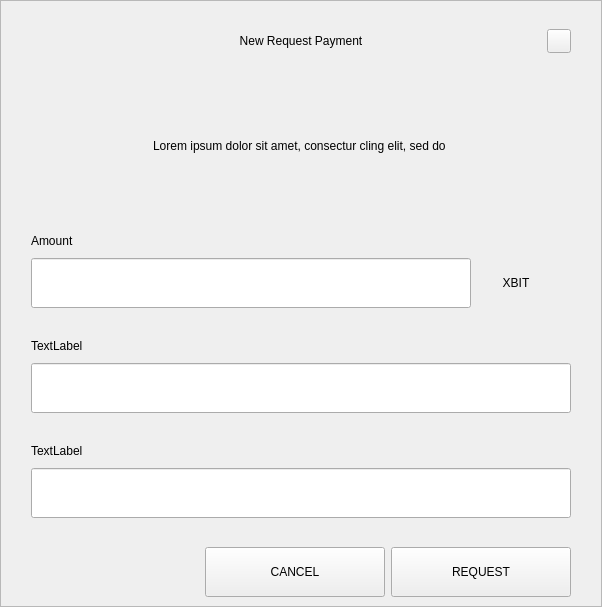
<?xml version="1.0" encoding="UTF-8"?>
<ui version="4.0">
 <class>RequestDialog</class>
 <widget class="QDialog" name="RequestDialog">
  <property name="geometry">
   <rect>
    <x>0</x>
    <y>0</y>
    <width>602</width>
    <height>607</height>
   </rect>
  </property>
  <property name="windowTitle">
   <string>Dialog</string>
  </property>
  <layout class="QVBoxLayout" name="verticalLayout_5">
   <property name="spacing">
    <number>0</number>
   </property>
   <property name="leftMargin">
    <number>0</number>
   </property>
   <property name="topMargin">
    <number>0</number>
   </property>
   <property name="rightMargin">
    <number>0</number>
   </property>
   <property name="bottomMargin">
    <number>0</number>
   </property>
   <item>
    <widget class="QFrame" name="frame">
     <property name="styleSheet">
      <string notr="true"/>
     </property>
     <property name="frameShape">
      <enum>QFrame::StyledPanel</enum>
     </property>
     <property name="frameShadow">
      <enum>QFrame::Raised</enum>
     </property>
     <layout class="QVBoxLayout" name="verticalLayout_4" stretch="1,0,0">
      <property name="spacing">
       <number>0</number>
      </property>
      <property name="leftMargin">
       <number>30</number>
      </property>
      <property name="topMargin">
       <number>20</number>
      </property>
      <property name="rightMargin">
       <number>30</number>
      </property>
      <property name="bottomMargin">
       <number>0</number>
      </property>
      <item>
       <layout class="QHBoxLayout" name="horizontalLayout_3">
        <property name="spacing">
         <number>0</number>
        </property>
        <item>
         <spacer name="horizontalSpacer_21">
          <property name="orientation">
           <enum>Qt::Horizontal</enum>
          </property>
          <property name="sizeHint" stdset="0">
           <size>
            <width>40</width>
            <height>20</height>
           </size>
          </property>
         </spacer>
        </item>
        <item>
         <widget class="QLabel" name="labelTitle">
          <property name="minimumSize">
           <size>
            <width>0</width>
            <height>40</height>
           </size>
          </property>
          <property name="maximumSize">
           <size>
            <width>16777215</width>
            <height>40</height>
           </size>
          </property>
          <property name="styleSheet">
           <string notr="true">padding-left:24px;</string>
          </property>
          <property name="text">
           <string>New Request Payment</string>
          </property>
          <property name="alignment">
           <set>Qt::AlignCenter</set>
          </property>
          <property name="margin">
           <number>7</number>
          </property>
         </widget>
        </item>
        <item>
         <spacer name="horizontalSpacer">
          <property name="orientation">
           <enum>Qt::Horizontal</enum>
          </property>
          <property name="sizeHint" stdset="0">
           <size>
            <width>40</width>
            <height>20</height>
           </size>
          </property>
         </spacer>
        </item>
        <item>
         <widget class="QPushButton" name="btnEsc">
          <property name="minimumSize">
           <size>
            <width>24</width>
            <height>24</height>
           </size>
          </property>
          <property name="maximumSize">
           <size>
            <width>24</width>
            <height>24</height>
           </size>
          </property>
          <property name="focusPolicy">
           <enum>Qt::NoFocus</enum>
          </property>
          <property name="text">
           <string/>
          </property>
         </widget>
        </item>
       </layout>
      </item>
      <item>
       <widget class="QStackedWidget" name="stack">
        <property name="minimumSize">
         <size>
          <width>540</width>
          <height>0</height>
         </size>
        </property>
        <property name="maximumSize">
         <size>
          <width>540</width>
          <height>16777215</height>
         </size>
        </property>
        <property name="currentIndex">
         <number>0</number>
        </property>
        <widget class="QWidget" name="page_1">
         <property name="minimumSize">
          <size>
           <width>540</width>
           <height>0</height>
          </size>
         </property>
         <property name="maximumSize">
          <size>
           <width>540</width>
           <height>16777215</height>
          </size>
         </property>
         <layout class="QVBoxLayout" name="layout1">
          <property name="spacing">
           <number>0</number>
          </property>
          <property name="leftMargin">
           <number>0</number>
          </property>
          <property name="topMargin">
           <number>0</number>
          </property>
          <property name="rightMargin">
           <number>0</number>
          </property>
          <property name="bottomMargin">
           <number>0</number>
          </property>
          <item>
           <spacer name="verticalSpacer_21">
            <property name="orientation">
             <enum>Qt::Vertical</enum>
            </property>
            <property name="sizeType">
             <enum>QSizePolicy::Fixed</enum>
            </property>
            <property name="sizeHint" stdset="0">
             <size>
              <width>20</width>
              <height>30</height>
             </size>
            </property>
           </spacer>
          </item>
          <item alignment="Qt::AlignHCenter">
           <widget class="QLabel" name="labelMessage">
            <property name="minimumSize">
             <size>
              <width>400</width>
              <height>50</height>
             </size>
            </property>
            <property name="text">
             <string>Lorem ipsum dolor sit amet, consectur cling elit, sed do </string>
            </property>
            <property name="alignment">
             <set>Qt::AlignCenter</set>
            </property>
            <property name="wordWrap">
             <bool>true</bool>
            </property>
           </widget>
          </item>
          <item alignment="Qt::AlignBottom">
           <widget class="QWidget" name="containerAmount" native="true">
            <layout class="QVBoxLayout" name="verticalLayout">
             <property name="spacing">
              <number>9</number>
             </property>
             <property name="leftMargin">
              <number>0</number>
             </property>
             <property name="topMargin">
              <number>0</number>
             </property>
             <property name="rightMargin">
              <number>0</number>
             </property>
             <property name="bottomMargin">
              <number>0</number>
             </property>
             <item>
              <widget class="QLabel" name="labelSubtitleAmount">
               <property name="minimumSize">
                <size>
                 <width>350</width>
                 <height>16</height>
                </size>
               </property>
               <property name="maximumSize">
                <size>
                 <width>16777215</width>
                 <height>16</height>
                </size>
               </property>
               <property name="text">
                <string>Amount</string>
               </property>
              </widget>
             </item>
             <item alignment="Qt::AlignTop">
              <widget class="QWidget" name="layoutAmount" native="true">
               <layout class="QHBoxLayout" name="horizontalLayout" stretch="2,0">
                <property name="spacing">
                 <number>0</number>
                </property>
                <property name="leftMargin">
                 <number>0</number>
                </property>
                <property name="topMargin">
                 <number>0</number>
                </property>
                <property name="rightMargin">
                 <number>0</number>
                </property>
                <property name="bottomMargin">
                 <number>0</number>
                </property>
                <item>
                 <widget class="QLineEdit" name="lineEditAmount">
                  <property name="minimumSize">
                   <size>
                    <width>0</width>
                    <height>50</height>
                   </size>
                  </property>
                  <property name="maximumSize">
                   <size>
                    <width>16777215</width>
                    <height>50</height>
                   </size>
                  </property>
                 </widget>
                </item>
                <item>
                 <widget class="QWidget" name="comboContainer" native="true">
                  <property name="minimumSize">
                   <size>
                    <width>100</width>
                    <height>50</height>
                   </size>
                  </property>
                  <property name="maximumSize">
                   <size>
                    <width>16777215</width>
                    <height>50</height>
                   </size>
                  </property>
                  <layout class="QHBoxLayout" name="horizontalLayout_31">
                   <property name="spacing">
                    <number>0</number>
                   </property>
                   <property name="leftMargin">
                    <number>0</number>
                   </property>
                   <property name="topMargin">
                    <number>0</number>
                   </property>
                   <property name="rightMargin">
                    <number>10</number>
                   </property>
                   <property name="bottomMargin">
                    <number>0</number>
                   </property>
                   <item>
                    <widget class="QLabel" name="comboBoxCoin">
                     <property name="text">
                      <string>XBIT</string>
                     </property>
                     <property name="alignment">
                      <set>Qt::AlignCenter</set>
                     </property>
                    </widget>
                   </item>
                  </layout>
                 </widget>
                </item>
               </layout>
              </widget>
             </item>
            </layout>
           </widget>
          </item>
          <item>
           <spacer name="verticalSpacer_31">
            <property name="orientation">
             <enum>Qt::Vertical</enum>
            </property>
            <property name="sizeType">
             <enum>QSizePolicy::Fixed</enum>
            </property>
            <property name="sizeHint" stdset="0">
             <size>
              <width>20</width>
              <height>30</height>
             </size>
            </property>
           </spacer>
          </item>
          <item>
           <layout class="QVBoxLayout" name="verticalLayoutLabel">
            <property name="spacing">
             <number>9</number>
            </property>
            <item>
             <widget class="QLabel" name="labelSubtitleLabel">
              <property name="minimumSize">
               <size>
                <width>0</width>
                <height>16</height>
               </size>
              </property>
              <property name="maximumSize">
               <size>
                <width>16777215</width>
                <height>16</height>
               </size>
              </property>
              <property name="text">
               <string>TextLabel</string>
              </property>
             </widget>
            </item>
            <item>
             <widget class="QLineEdit" name="lineEditLabel">
              <property name="minimumSize">
               <size>
                <width>0</width>
                <height>50</height>
               </size>
              </property>
              <property name="maximumSize">
               <size>
                <width>16777215</width>
                <height>50</height>
               </size>
              </property>
             </widget>
            </item>
           </layout>
          </item>
          <item>
           <spacer name="verticalSpacer_34">
            <property name="orientation">
             <enum>Qt::Vertical</enum>
            </property>
            <property name="sizeType">
             <enum>QSizePolicy::Fixed</enum>
            </property>
            <property name="sizeHint" stdset="0">
             <size>
              <width>20</width>
              <height>30</height>
             </size>
            </property>
           </spacer>
          </item>
          <item>
           <layout class="QVBoxLayout" name="verticalLayoutDescription">
            <property name="spacing">
             <number>9</number>
            </property>
            <item>
             <widget class="QLabel" name="labelSubtitleDescription">
              <property name="minimumSize">
               <size>
                <width>0</width>
                <height>16</height>
               </size>
              </property>
              <property name="maximumSize">
               <size>
                <width>16777215</width>
                <height>16</height>
               </size>
              </property>
              <property name="text">
               <string>TextLabel</string>
              </property>
             </widget>
            </item>
            <item>
             <widget class="QLineEdit" name="lineEditDescription">
              <property name="minimumSize">
               <size>
                <width>0</width>
                <height>50</height>
               </size>
              </property>
              <property name="maximumSize">
               <size>
                <width>16777215</width>
                <height>50</height>
               </size>
              </property>
             </widget>
            </item>
            <item>
             <spacer name="verticalSpacer_4">
              <property name="orientation">
               <enum>Qt::Vertical</enum>
              </property>
              <property name="sizeType">
               <enum>QSizePolicy::Fixed</enum>
              </property>
              <property name="sizeHint" stdset="0">
               <size>
                <width>20</width>
                <height>20</height>
               </size>
              </property>
             </spacer>
            </item>
           </layout>
          </item>
         </layout>
        </widget>
        <widget class="QWidget" name="page_2">
         <layout class="QVBoxLayout" name="layout2">
          <item>
           <spacer name="verticalSpacer_5">
            <property name="orientation">
             <enum>Qt::Vertical</enum>
            </property>
            <property name="sizeType">
             <enum>QSizePolicy::Fixed</enum>
            </property>
            <property name="sizeHint" stdset="0">
             <size>
              <width>20</width>
              <height>50</height>
             </size>
            </property>
           </spacer>
          </item>
          <item alignment="Qt::AlignHCenter">
           <widget class="QLabel" name="labelQrImg">
            <property name="minimumSize">
             <size>
              <width>260</width>
              <height>260</height>
             </size>
            </property>
            <property name="maximumSize">
             <size>
              <width>260</width>
              <height>260</height>
             </size>
            </property>
            <property name="text">
             <string/>
            </property>
            <property name="alignment">
             <set>Qt::AlignCenter</set>
            </property>
           </widget>
          </item>
          <item>
           <spacer name="verticalSpacer_2">
            <property name="orientation">
             <enum>Qt::Vertical</enum>
            </property>
            <property name="sizeType">
             <enum>QSizePolicy::Fixed</enum>
            </property>
            <property name="sizeHint" stdset="0">
             <size>
              <width>20</width>
              <height>30</height>
             </size>
            </property>
           </spacer>
          </item>
          <item alignment="Qt::AlignHCenter">
           <widget class="QLabel" name="labelAddress">
            <property name="text">
             <string>D7VFR83SQbiezrW72hjcWJtcfip5krte2Z </string>
            </property>
           </widget>
          </item>
          <item>
           <spacer name="verticalSpacer_32">
            <property name="orientation">
             <enum>Qt::Vertical</enum>
            </property>
            <property name="sizeType">
             <enum>QSizePolicy::Expanding</enum>
            </property>
            <property name="sizeHint" stdset="0">
             <size>
              <width>20</width>
              <height>20</height>
             </size>
            </property>
           </spacer>
          </item>
          <item>
           <layout class="QHBoxLayout" name="horizontal">
            <property name="leftMargin">
             <number>20</number>
            </property>
            <property name="rightMargin">
             <number>20</number>
            </property>
            <property name="bottomMargin">
             <number>20</number>
            </property>
            <item>
             <spacer name="horizontalSpacer_4">
              <property name="orientation">
               <enum>Qt::Horizontal</enum>
              </property>
              <property name="sizeHint" stdset="0">
               <size>
                <width>40</width>
                <height>20</height>
               </size>
              </property>
             </spacer>
            </item>
            <item>
             <widget class="QPushButton" name="btnCopyAddress">
              <property name="minimumSize">
               <size>
                <width>180</width>
                <height>50</height>
               </size>
              </property>
              <property name="text">
               <string>COPY ADDRESS</string>
              </property>
             </widget>
            </item>
            <item>
             <widget class="QPushButton" name="btnCopyUrl">
              <property name="minimumSize">
               <size>
                <width>180</width>
                <height>50</height>
               </size>
              </property>
              <property name="text">
               <string>COPY URL</string>
              </property>
             </widget>
            </item>
            <item>
             <spacer name="horizontalSpacer_2">
              <property name="orientation">
               <enum>Qt::Horizontal</enum>
              </property>
              <property name="sizeHint" stdset="0">
               <size>
                <width>40</width>
                <height>20</height>
               </size>
              </property>
             </spacer>
            </item>
           </layout>
          </item>
         </layout>
        </widget>
       </widget>
      </item>
      <item>
       <widget class="QWidget" name="buttonsStack" native="true">
        <layout class="QHBoxLayout" name="horizontalLayout_5">
         <property name="leftMargin">
          <number>20</number>
         </property>
         <property name="rightMargin">
          <number>0</number>
         </property>
         <item>
          <spacer name="horizontalSpacer_41">
           <property name="orientation">
            <enum>Qt::Horizontal</enum>
           </property>
           <property name="sizeHint" stdset="0">
            <size>
             <width>40</width>
             <height>20</height>
            </size>
           </property>
          </spacer>
         </item>
         <item>
          <widget class="QPushButton" name="btnCancel">
           <property name="minimumSize">
            <size>
             <width>180</width>
             <height>50</height>
            </size>
           </property>
           <property name="focusPolicy">
            <enum>Qt::NoFocus</enum>
           </property>
           <property name="text">
            <string>CANCEL</string>
           </property>
          </widget>
         </item>
         <item>
          <widget class="QPushButton" name="btnSave">
           <property name="minimumSize">
            <size>
             <width>180</width>
             <height>50</height>
            </size>
           </property>
           <property name="focusPolicy">
            <enum>Qt::NoFocus</enum>
           </property>
           <property name="text">
            <string>REQUEST</string>
           </property>
          </widget>
         </item>
        </layout>
       </widget>
      </item>
     </layout>
    </widget>
   </item>
  </layout>
 </widget>
 <resources/>
 <connections/>
</ui>
